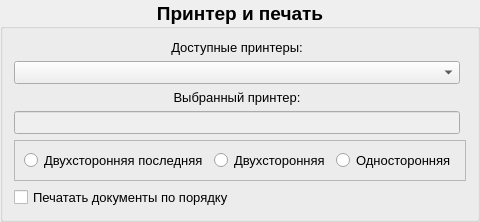
     <widget class="QGroupBox" name="groupBox_printer">
      <property name="font">
       <font>
        <pointsize>14</pointsize>
        <weight>75</weight>
        <bold>true</bold>
       </font>
      </property>
      <property name="title">
       <string>Принтер и печать</string>
      </property>
      <property name="alignment">
       <set>Qt::AlignCenter</set>
      </property>
      <layout class="QGridLayout" name="gridLayout_10">
       <item row="3" column="0">
        <widget class="QLineEdit" name="lineEdit_printer">
         <property name="enabled">
          <bool>false</bool>
         </property>
         <property name="sizePolicy">
          <sizepolicy hsizetype="Expanding" vsizetype="Fixed">
           <horstretch>0</horstretch>
           <verstretch>0</verstretch>
          </sizepolicy>
         </property>
         <property name="font">
          <font>
           <pointsize>10</pointsize>
           <weight>50</weight>
           <bold>false</bold>
          </font>
         </property>
        </widget>
       </item>
       <item row="4" column="0" colspan="2">
        <widget class="QFrame" name="frame_3">
         <property name="sizePolicy">
          <sizepolicy hsizetype="Preferred" vsizetype="Fixed">
           <horstretch>0</horstretch>
           <verstretch>0</verstretch>
          </sizepolicy>
         </property>
         <property name="frameShape">
          <enum>QFrame::StyledPanel</enum>
         </property>
         <property name="frameShadow">
          <enum>QFrame::Raised</enum>
         </property>
         <layout class="QGridLayout" name="gridLayout_4">
          <item row="0" column="0">
           <widget class="QRadioButton" name="radioButton_group4_last_duplex">
            <property name="font">
             <font>
              <pointsize>10</pointsize>
              <weight>50</weight>
              <bold>false</bold>
             </font>
            </property>
            <property name="text">
             <string>Двухсторонняя последняя</string>
            </property>
           </widget>
          </item>
          <item row="0" column="2">
           <widget class="QRadioButton" name="radioButton_group4_one_side">
            <property name="font">
             <font>
              <pointsize>10</pointsize>
              <weight>50</weight>
              <bold>false</bold>
             </font>
            </property>
            <property name="text">
             <string>Односторонняя</string>
            </property>
           </widget>
          </item>
          <item row="0" column="1">
           <widget class="QRadioButton" name="radioButton_group4_duplex">
            <property name="font">
             <font>
              <pointsize>10</pointsize>
              <weight>50</weight>
              <bold>false</bold>
             </font>
            </property>
            <property name="text">
             <string>Двухсторонняя</string>
            </property>
           </widget>
          </item>
         </layout>
        </widget>
       </item>
       <item row="2" column="0">
        <widget class="QLabel" name="label_selected_printer">
         <property name="sizePolicy">
          <sizepolicy hsizetype="Preferred" vsizetype="Fixed">
           <horstretch>0</horstretch>
           <verstretch>0</verstretch>
          </sizepolicy>
         </property>
         <property name="font">
          <font>
           <pointsize>10</pointsize>
           <weight>50</weight>
           <bold>false</bold>
          </font>
         </property>
         <property name="text">
          <string>Выбранный принтер:</string>
         </property>
         <property name="alignment">
          <set>Qt::AlignCenter</set>
         </property>
        </widget>
       </item>
       <item row="5" column="0" colspan="2">
        <widget class="QCheckBox" name="checkBox_print_order">
         <property name="font">
          <font>
           <pointsize>10</pointsize>
           <weight>50</weight>
           <bold>false</bold>
          </font>
         </property>
         <property name="text">
          <string>Печатать документы по порядку</string>
         </property>
        </widget>
       </item>
       <item row="0" column="0">
        <widget class="QLabel" name="label_available_printer">
         <property name="sizePolicy">
          <sizepolicy hsizetype="Preferred" vsizetype="Fixed">
           <horstretch>0</horstretch>
           <verstretch>0</verstretch>
          </sizepolicy>
         </property>
         <property name="font">
          <font>
           <pointsize>10</pointsize>
           <weight>50</weight>
           <bold>false</bold>
          </font>
         </property>
         <property name="text">
          <string>Доступные принтеры:</string>
         </property>
         <property name="alignment">
          <set>Qt::AlignCenter</set>
         </property>
        </widget>
       </item>
       <item row="1" column="0">
        <widget class="QComboBox" name="comboBox_printer">
         <property name="sizePolicy">
          <sizepolicy hsizetype="Expanding" vsizetype="Fixed">
           <horstretch>0</horstretch>
           <verstretch>0</verstretch>
          </sizepolicy>
         </property>
         <property name="font">
          <font>
           <pointsize>10</pointsize>
           <weight>50</weight>
           <bold>false</bold>
          </font>
         </property>
        </widget>
       </item>
      </layout>
     </widget>
